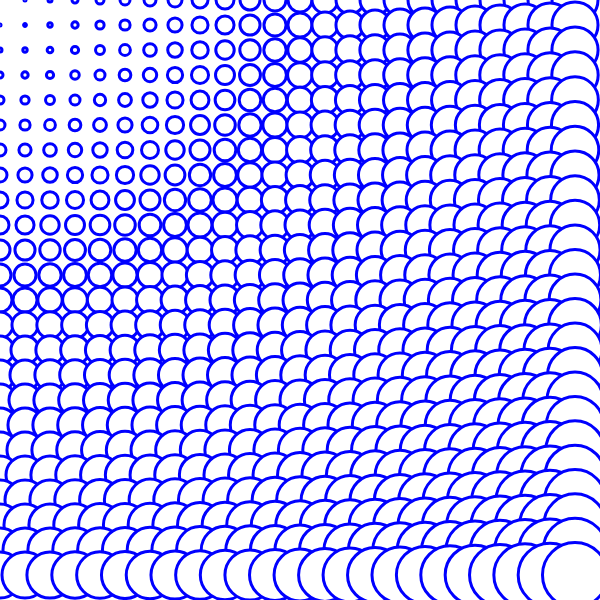
Frame 1 (no input)
Frame 60 (no input): identical to frame 1, image omitted
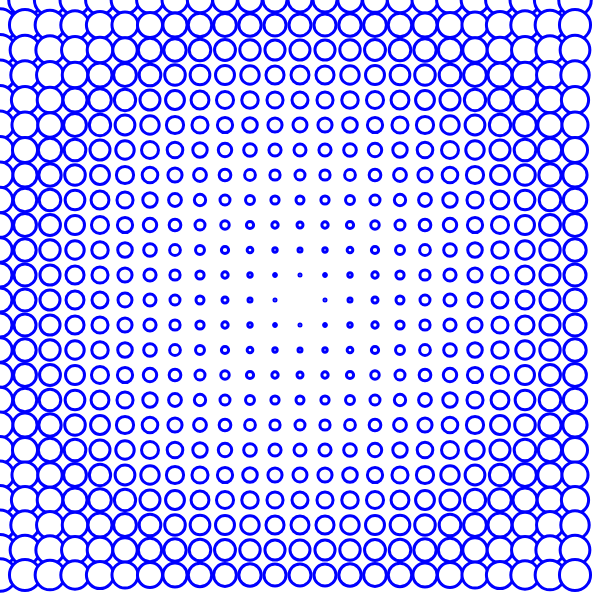
Frame 120 (the mouse pressed at the canvas centre since frame 60)

The p5.js sketch that drew these frames (run headless with seeded random() and noise() and a simulated clock; from frame 60 on, the mouse is pressed at the canvas centre):

// p5.js sketch
// ── sketch.js
var tileCount = 20;

var moduleColor;
var moduleAlpha = 180;
var maxDistance = 500;

function setup() {
    createCanvas(600, 600);
    background("white");
    strokeWeight(3);
    moduleColor = color(0, 0, 0, moduleAlpha);
}

function draw() {
    clear();
    stroke("blue");

    for (var gridY = 0; gridY < width; gridY +=25) {
        for (var gridX = 0; gridX < height; gridX += 25) {
            var diameter = dist(mouseX, mouseY, gridX, gridY);
            diameter = diameter / maxDistance * 40;
            push();
            translate(gridX, gridY, diameter * 5);
            //rect(0, 0, diameter, diameter);
            ellipse(0, 0, diameter)
            pop()
        }
    }
}
